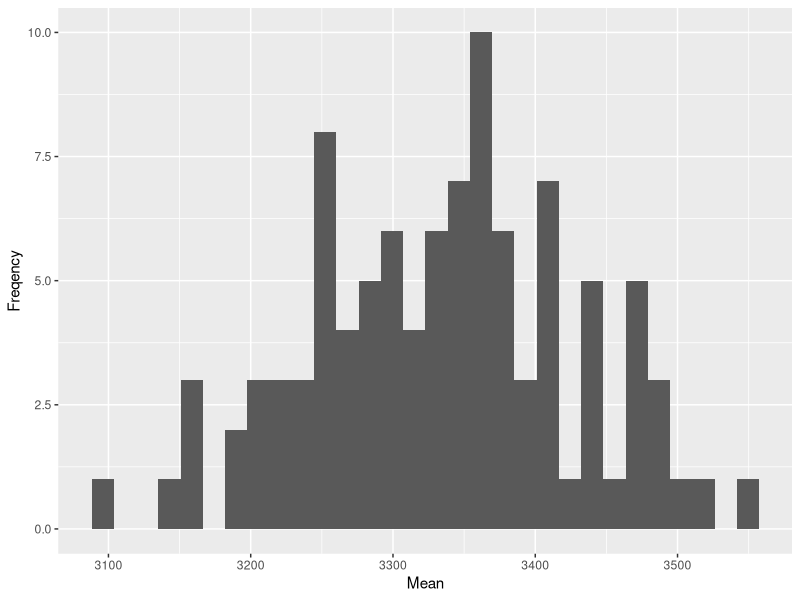
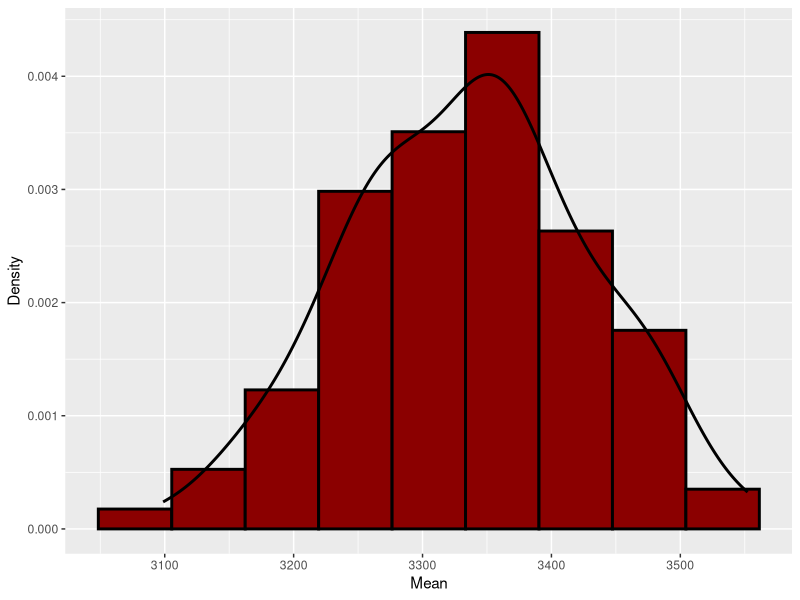

The R script that drew these images, in order: (Note: this script raises an error after producing the figures.)
## ---- chunk 1
knitr::opts_chunk$set(echo = TRUE, message=FALSE, warning=FALSE,cache=TRUE)
## ---- chunk 2
set.seed(1252)
df <- rnorm(20,3333,430)
df
## ---- chunk 3
mean(df)
## ---- chunk 4
set.seed(1020)
df <- list()
statistic <- vector()
for (i in 1:100) {
  df[[i]] <- rnorm(20,3333,430)
  statistic[i] <- mean(df[[i]]) }
## ---- chunk 5
require(ggplot2)
ggplot(data.frame(statistic), aes(statistic)) + geom_histogram() + labs(x= "Mean", y= "Freqency")
## ---- chunk 6
binw <- 2*(IQR(statistic)/length(statistic)^(1/3))
ggplot(data.frame(statistic), aes(statistic)) + geom_histogram(aes(y=..density..),binwidth = binw,fill="darkred",colour="black",size=1) + geom_density(aes(y=..density..),size=1) + labs(x= "Mean", y= "Density")
## ---- chunk 7
knitr::include_graphics("/images/bootstrap.png")
## ---- chunk 8
set.seed(1252)
df <- rnorm(20,3333,430)
## ---- chunk 9
# loop
theta_star <- vector()
for (i in 1:1000){
  theta_star[i] <- mean(sample(df,size=length(df),replace = T))
  # First take sample with replacement from obseerved data of same size & then, calculte sample statistic in each, repeat this 1000 times
}
## ---- chunk 10
theta_boot <- mean(theta_star) # bootstrap estimate of theta_hat
theta_boot
## ---- chunk 11
boot_se <- sd(theta_star) # standard eorrs of the estimate
boot_se
## ---- chunk 12
bias <- theta_boot - mean(df)
bias
## ---- chunk 13
MSE <- mean((theta_boot- mean(df))^2)
MSE
## ---- chunk 14
CI <-c(theta_boot-1.96*boot_se,theta_boot +1.96*boot_se)
CI
## ---- chunk 15
require(boot)
theta_star_function <- function(x,i) mean(x[i])
#
B <- boot(data = df, statistic = theta_star_function, R=1000, stype = "i" )
B
## ---- chunk 16
plot(B)
## ---- chunk 17
binw <- 2*(IQR(B$t)/length(B$t)^(1/3))
ggplot(data.frame(B$t), aes(B.t)) + geom_histogram(fill="grey", colour="black", binwidth = binw) + geom_vline(xintercept = B$t0, linetype="dashed", size=1) + labs(x="Bootstrap sample statistic", title="Bootstrap sampling distribution of sample mean")
## ---- chunk 18
boot.ci(B)
## ---- chunk 19
ggplot(data.frame(df), aes(df)) + geom_density() + labs(x= "birth weight")
## ---- chunk 20
theta_star <- vector()
for (i in 1:1000){
  theta_star[i] <- mean(rnorm(length(df),mean = 3617.7 ,sd = 464.6))
}
## ---- chunk 21
theta_boot <- mean(theta_star) # bootstrap estimate of theta_hat
theta_boot
## ---- chunk 22
boot_se <- sd(theta_star) # standard eorrs of the estimate
boot_se
## ---- chunk 23
bias <- theta_boot - mean(df)
bias
## ---- chunk 24
MSE <- mean((theta_boot- mean(df))^2)
MSE
## ---- chunk 25
CI <-c(theta_boot-1.96*boot_se,theta_boot +1.96*boot_se)
CI
## ---- chunk 26

gen_function <- function(x,mle) {
  data <- rnorm(length(x),mle[1],mle[2])
  return(data)}
## ---- chunk 27
# function to calculate sample statistic 
theta_star_function <- function(x,i) mean(x[i])
## ---- chunk 28
B <- boot(data = df, sim = "parametric", ran.gen =  gen_function, mle = c(3617.7,464.6), statistic = theta_star_function, R=1000)
B
## ---- chunk 29
plot(B)
## ---- chunk 30
boot.ci(B,type = "perc")
